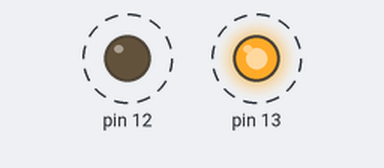
This sketch was run on a simulated Arduino Uno, built with avr-gcc and run on an emulated ATmega328P. On the bench: output pins drawn as LEDs (lit = HIGH). Dashed ring = blinking.

Above: at 0.2 s.
Timing chart, 0 to 3.0 s (numbered marks = the images above):
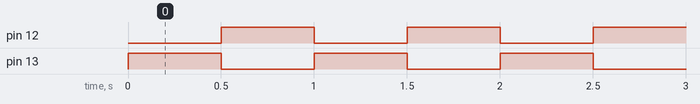

The sketch:

Lab_3.ino
```cpp
void setup() {
  // put your setup code here, to run once:
  pinMode(13, OUTPUT);
  pinMode(12, OUTPUT);
  Serial.begin(9600);
}

void loop() {
  // put your main code here, to run repeatedly:
  digitalWrite(13, HIGH);
  delay(500);
  digitalWrite(13, LOW);

  digitalWrite(12, HIGH);
  delay(500);
  digitalWrite(12, LOW);
}
```

Measured:
- by itself, pin 12, pin 13: alternates HIGH for 0.50 s and LOW for 0.50 s
- by itself, everything shown: repeats every 1.0 s, in 3 steps
